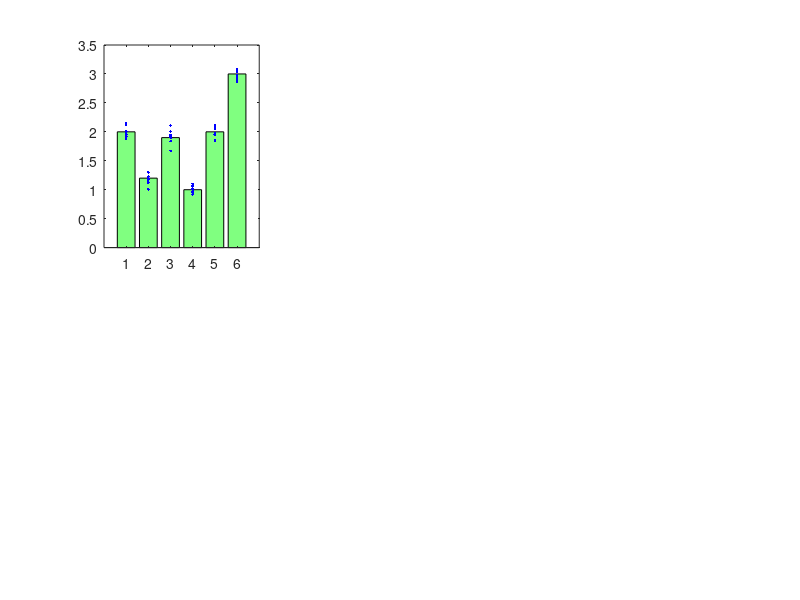

MATLAB code to generate this figure: (Note: this script raises an error after producing the figure.)
function demo_sigstar

rows=2;
cols=3;

clf

subplot(rows,cols,1)
barData=[2,1.2,1.9,1,2,3];
H=bar(barData);
set(H,'FaceColor',[0.5,1,0.5])
groups={[3,6],[1,2],[5,4]};

%overlay random data
hold on
for ii=1:length(barData)
	r=randn(1,10)*0.1+barData(ii);
	p(ii)=plot(zeros(size(r))+ii, r ,'b.');
end

H = sigstar(groups,[0.001,0.05,0.04]);

%now jitter the points
for ii=1:length(p)
	x=get(p(ii),'XData');
	set(p(ii),'XData',x+randn(size(x))*0.05);
end
xlim([0.5,6.5])

subplot(rows,cols,2)
barData=[10,7,6,5];
H=bar(barData);
set(gca,'XTickLabel', {'X','a','b','c'})
set(H,'FaceColor',[0.5,1,0.5])
groups={{'X','c'},...
 		{1,'b'},... %note you can mix and match notions
		{'X','a'}};

%overlay random data
hold on
for ii=1:length(barData)
	r=randn(1,10)*0.4+barData(ii);
	p(ii)=plot(zeros(size(r))+ii, r ,'k.');
end

%H=sigstar(groups,[0.001,0.05,0.04]);

%now jitter the points
for ii=1:length(p)
	x=get(p(ii),'XData');
	set(p(ii),'XData',x+randn(size(x))*0.1);
end


H=sigstar(groups, [0.0001,0.005,0.04]);
set(H,'Color','b')

%Extend the last arms down:
Y=get(H(1,1),'YData'); Y(4)=7.5; set(H(1,1),'YData',Y);
Y=get(H(2,1),'YData'); Y(4)=6.5; set(H(2,1),'YData',Y);
Y=get(H(3,1),'YData'); Y(4)=5.5; set(H(3,1),'YData',Y);
ylim([0,13])
xlim([0.5,4.5])



subplot(rows,cols,3)
%A box plot
d=randn([20,3]);
d(:,2)=d(:,2)+2;
boxplot(d)
ylim([-3,6])
H=sigstar({[1,2],[2,3]},[]);


subplot(rows,cols,4)
%A line plot
x=1:12;
y=randn(size(x));
y(5)=y(5)-5;
y(6)=y(6)+5;

plot(x,y,'o-r','MarkerFaceColor',[1,0.5,0.5])
sigstar({[5,6]},[0.05]);
xlim([1,12])



subplot(rows,cols,5)
%Grouped bar chart
y = [2 2 3; 2 5 6; 2 8 9; 6 13 15];
bar(y)
sigstar({[1,4],[2,4],[3,4]},[0.05,0.05,0.05]);
xlim([0.5,4.5])



if exist('notBoxPlot')
	subplot(rows,cols,6)
	R=randn(15,3);
	R(:,2)=	R(:,2)+2;
	h=notBoxPlot(R);
	set([h.data],'MarkerSize',3)
	sigstar({[1,2],[3,2]},[0.01,0.08]);	
	box on
end


